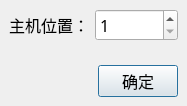
<?xml version="1.0" encoding="UTF-8"?>
<ui version="4.0">
 <class>DialogRemoveRack</class>
 <widget class="QDialog" name="DialogRemoveRack">
  <property name="geometry">
   <rect>
    <x>0</x>
    <y>0</y>
    <width>175</width>
    <height>91</height>
   </rect>
  </property>
  <property name="font">
   <font>
    <family>微软雅黑</family>
    <pointsize>12</pointsize>
   </font>
  </property>
  <property name="windowTitle">
   <string>删除机架设备</string>
  </property>
  <layout class="QVBoxLayout" name="verticalLayout">
   <property name="leftMargin">
    <number>0</number>
   </property>
   <property name="topMargin">
    <number>0</number>
   </property>
   <property name="rightMargin">
    <number>0</number>
   </property>
   <property name="bottomMargin">
    <number>0</number>
   </property>
   <item>
    <widget class="QWidget" name="widget_white" native="true">
     <layout class="QGridLayout" name="gridLayout" rowstretch="0,0" columnstretch="0,1">
      <item row="0" column="0">
       <widget class="QLabel" name="label_address">
        <property name="text">
         <string>主机位置：</string>
        </property>
       </widget>
      </item>
      <item row="0" column="1">
       <widget class="QSpinBox" name="spinBox">
        <property name="minimum">
         <number>1</number>
        </property>
        <property name="maximum">
         <number>999999999</number>
        </property>
       </widget>
      </item>
      <item row="1" column="0">
       <spacer name="verticalSpacer">
        <property name="orientation">
         <enum>Qt::Vertical</enum>
        </property>
        <property name="sizeHint" stdset="0">
         <size>
          <width>20</width>
          <height>40</height>
         </size>
        </property>
       </spacer>
      </item>
     </layout>
    </widget>
   </item>
   <item>
    <layout class="QHBoxLayout" name="horizontalLayout">
     <property name="leftMargin">
      <number>9</number>
     </property>
     <property name="topMargin">
      <number>9</number>
     </property>
     <property name="rightMargin">
      <number>9</number>
     </property>
     <property name="bottomMargin">
      <number>9</number>
     </property>
     <item>
      <spacer name="horizontalSpacer">
       <property name="orientation">
        <enum>Qt::Horizontal</enum>
       </property>
       <property name="sizeHint" stdset="0">
        <size>
         <width>194</width>
         <height>20</height>
        </size>
       </property>
      </spacer>
     </item>
     <item>
      <widget class="QPushButton" name="pushButton_ok">
       <property name="text">
        <string>确定</string>
       </property>
      </widget>
     </item>
    </layout>
   </item>
  </layout>
 </widget>
 <resources/>
 <connections>
  <connection>
   <sender>pushButton_ok</sender>
   <signal>clicked()</signal>
   <receiver>DialogRemoveRack</receiver>
   <slot>accept()</slot>
   <hints>
    <hint type="sourcelabel">
     <x>249</x>
     <y>123</y>
    </hint>
    <hint type="destinationlabel">
     <x>147</x>
     <y>71</y>
    </hint>
   </hints>
  </connection>
 </connections>
</ui>
